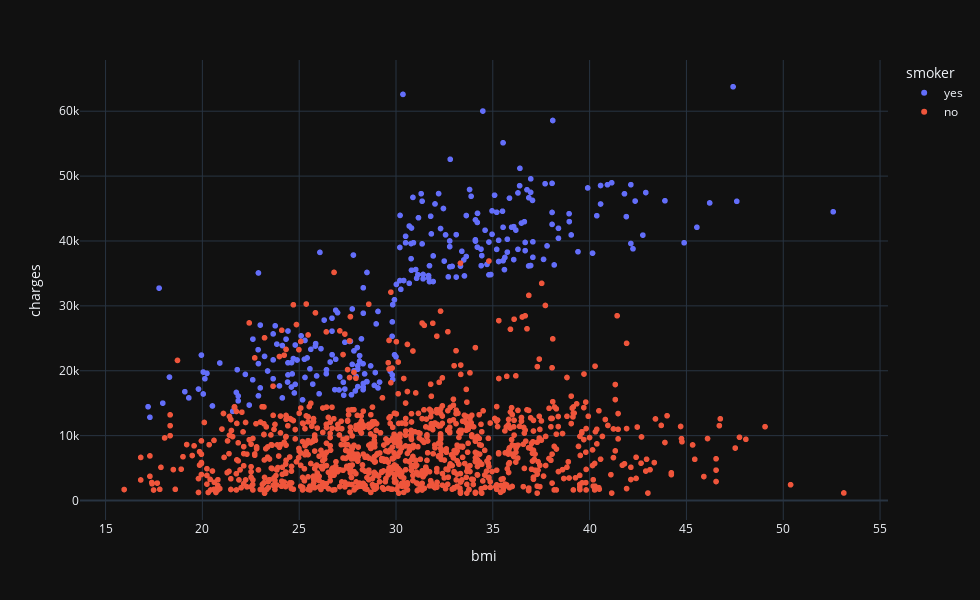

The cell this chart's notebook holds for it:
### Markdown cell above
### **- the charges in the southeastern region is more, one reason is that there are more number of smokers in that region**

### **- the medical cost is more for those who smoke**

### Code cell
fig = px.scatter(data,
                 x='bmi',y='charges',color='smoker',hover_name='region', size_max=15,template = 'plotly_dark')
fig.update_layout(autosize=False,width=980,height=600,)
fig.show()

### Figure 1 — Plotly figure (JSON) as saved in the notebook; plotly's stock layout.template omitted (floating-point values rounded to 4 significant figures; data arrays with more than 128 entries replaced by an {"elided": "..."} marker saying what was removed)
{"data": [{"hovertemplate": "<b>%{hovertext}</b><br><br>smoker=yes<br>bmi=%{x}<br>charges=%{y}<extra></extra>", "hovertext": {"elided": "274 str values"}, "legendgroup": "yes", "marker": {"color": "#636efa", "symbol": "circle"}, "mode": "markers", "name": "yes", "showlegend": true, "type": "scattergl", "x": {"elided": "274 float values"}, "xaxis": "x", "y": {"elided": "274 float values"}, "yaxis": "y"}, {"hovertemplate": "<b>%{hovertext}</b><br><br>smoker=no<br>bmi=%{x}<br>charges=%{y}<extra></extra>", "hovertext": {"elided": "1064 str values"}, "legendgroup": "no", "marker": {"color": "#EF553B", "symbol": "circle"}, "mode": "markers", "name": "no", "showlegend": true, "type": "scattergl", "x": {"elided": "1064 float values"}, "xaxis": "x", "y": {"elided": "1064 float values"}, "yaxis": "y"}], "layout": {"autosize": false, "height": 600, "legend": {"title": {"text": "smoker"}, "tracegroupgap": 0}, "margin": {"t": 60}, "width": 980, "xaxis": {"anchor": "y", "domain": [0, 1], "title": {"text": "bmi"}}, "yaxis": {"anchor": "x", "domain": [0, 1], "title": {"text": "charges"}}}}
